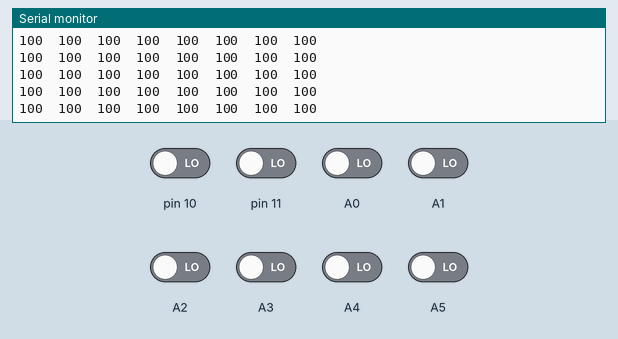
Recording of a sketch running on a simulated Arduino Uno, built with avr-gcc and run on an emulated ATmega328P. On the bench: the last lines printed to the serial monitor. Inputs (shaded band) come from the test bench; at power-on: A0–5, pin 10, pin 11 LOW.

Above: at 2.7 s.
2.8 s: pin 10 driven HIGH
At 3.6 s:
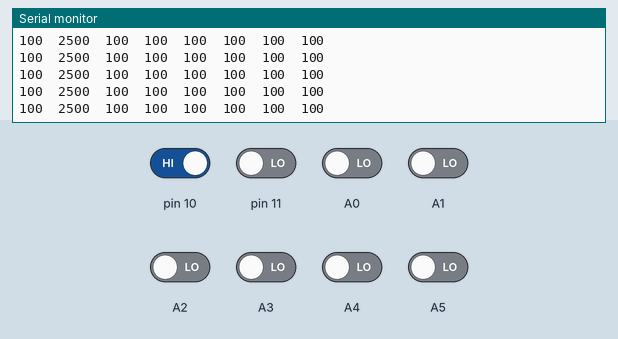
5.8 s: pin 11 driven HIGH
At 6.5 s:
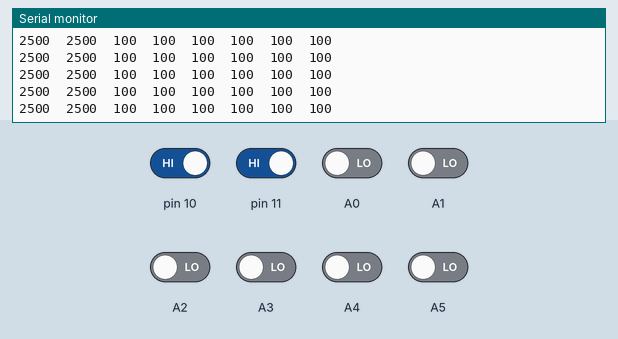
8.8 s: pin 10 driven LOW
At 9.9 s:
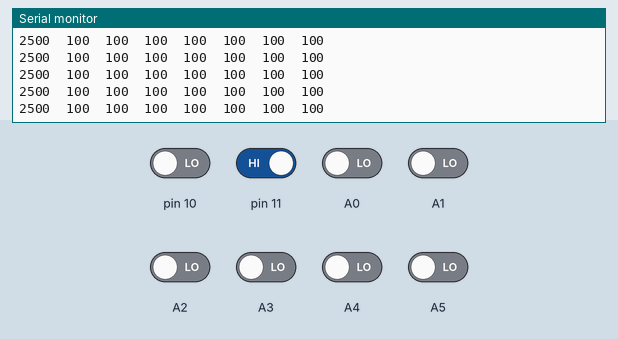
11.8 s: A0 driven HIGH
At 12.4 s:
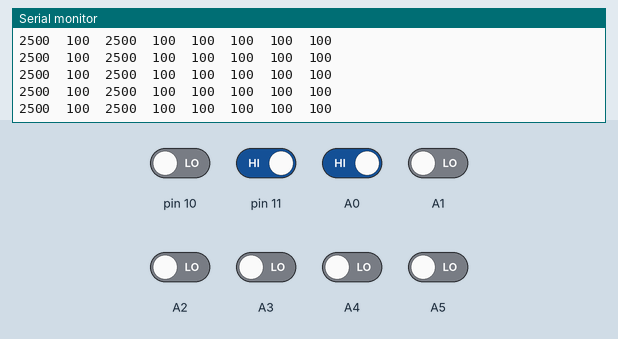
14.8 s: A1 driven HIGH
At 15.8 s:
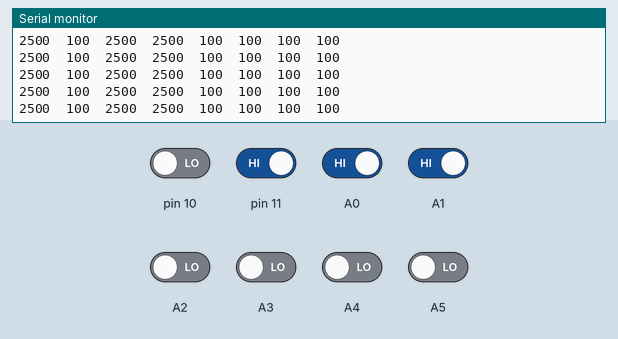
16.3 s: pin 11 driven LOW
At 17.2 s:
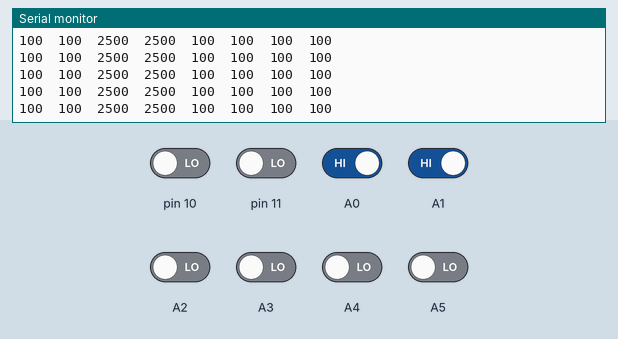

The sketch:

Sensor_Test_RawValue_Nano_.ino
```cpp
#include <QTRSensors.h>

#define NUM_SENSORS   8     // number of sensors used
#define TIMEOUT       2500  // waits for 2500 microseconds for sensor outputs to go low
#define EMITTER_PIN   2     // emitter is controlled by digital pin 2

// sensors 0 through 7 are connected to digital pins 3 through 10, respectively
QTRSensorsRC qtrrc((unsigned char[]) {
  11, 10, A0, A1, A2, A3, A4, A5
},
NUM_SENSORS, TIMEOUT, EMITTER_PIN);
unsigned int sensorValues[NUM_SENSORS];


void setup()
{
  delay(500);
  Serial.begin(9600); // set the data rate in bits per second for serial data transmission
  delay(1000);
}


void loop()
{
  // read raw sensor values
  qtrrc.read(sensorValues);

  // print the sensor values as numbers from 0 to 2500, where 0 means maximum reflectance and
  // 2500 means minimum reflectance
  for (unsigned char i = 0; i < NUM_SENSORS; i++)
  {
    Serial.print(sensorValues[i]);
    Serial.print('\t'); // tab to format the raw data into columns in the Serial monitor
  }
  Serial.println();

  delay(10);
}
```

Measured:
- after the input at 2.8 s, the serial monitor: prints a new line after 0.08 s (image 1)
- after the input at 5.8 s, the serial monitor: prints a new line after 0.07 s (image 2)
- after the input at 8.8 s, the serial monitor: prints a new line after 0.06 s (image 3)
- after the input at 11.8 s, the serial monitor: prints a new line after 0.08 s (image 4)
- after the input at 14.8 s, the serial monitor: prints a new line after 0.08 s (image 5)
- after the input at 16.3 s, the serial monitor: prints a new line after 0.08 s (image 6)
